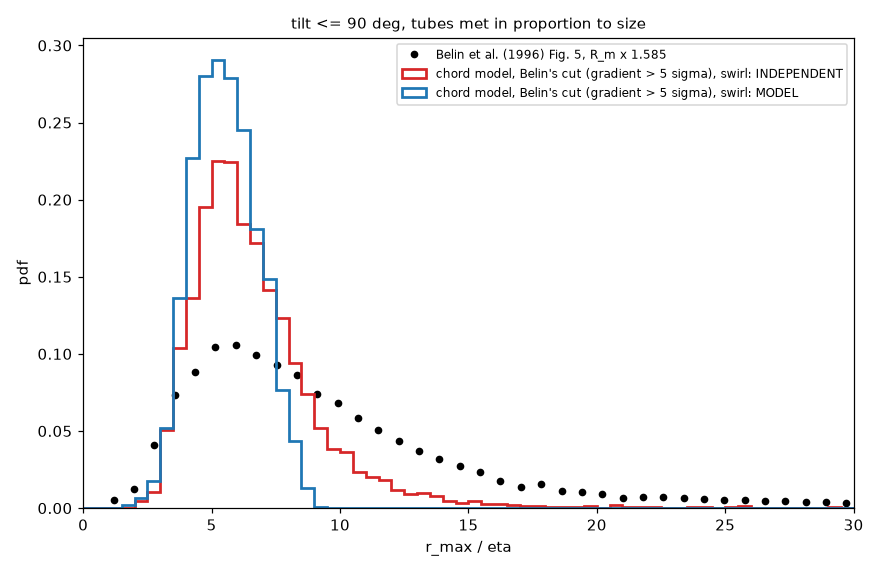

Source code (Python):
"""chord_belin_cut.py  v01  The radius pdf of Belin et al. (1996) from the chord model with Belin's own detection: the velocity increment over 2 eta in the extreme tails.

Belin (1996, Sect. 3, Fig. 1): the pdf of the velocity increments over r = 2 eta is, in the dissipative range, the pdf of the velocity gradient; the events kept are those in its
extreme tails, where the pdf (standard deviation 1) is below 1e-3: |gradient| >= 5 sigma (his Fig. 1 crosses 1e-3 at s = +-5); the tail area is 2.6e-3.  Here the gradient dS/ds of the
sensed signal is used directly (s = path length = int U dt), with sigma = sqrt(eps / 15 nu) = U_eta / (sqrt 15 eta) = 0.258 U_eta / eta, the longitudinal value.
The radius he reads is the spacing of the two extrema of the signal / 3.17 (the Gaussian width R); here the same spacing / 2 is drawn, which is r_max (his R x 1.585).

Model (chord_model.py geometry, chord_population.py population)
    tubes      radius r_max / eta and swirl U_max / U_eta from the Tanahashi (2001) pdfs (two lognormals each); swirl drawn independently of the radius ('INDEPENDENT'),
               or the same for every tube ('MODEL': 0.769 Re^(1/3), the best model).  The swirl scale is that of the best model at the Re_lambda of the experiment, U_max / U_eta = 0.769 Re_lambda^(1/3) (Belin Fig. 1: 659, so 6.7), the Tanahashi pdf giving only the shape.
               (A first version used the Re_lambda = 80 swirl for this Re_lambda = 659 record: no tube reached the cut.)
    crossings  impact parameter uniform in +-12 R (a tube of radius R is met in proportion to R unless --nobias), tilt up to --tilt degrees, rotation uniform.
    selection  an event is kept when max |dS/ds| >= 5 sigma_gradient.  The cut is absolute, so strong tubes pass more easily (the relative cut f of chord_tanahashi_belin.py
               has no such effect).
Usage: python chord_belin_cut.py [--events 200000] [--tilt 90] [--nobias]    writes chord_belin_cut.png

Versions  M01 m01.v01 (2026-11-12): first version.
          m01.v02 (2026-11-12): the cut is on the velocity gradient itself (5 sigma_gradient), not on an increment over a rounded number of grid steps; swirl at the Re_lambda of the record.
"""
import argparse
import math
import os
import sys

import matplotlib
matplotlib.use("Agg")
import matplotlib.pyplot as plt
import numpy as np

HERE = os.path.dirname(os.path.abspath(__file__))
sys.path.insert(0, HERE)
import chord_model as cm        # noqa: E402
import chord_population as cp   # noqa: E402
import fit_chord as fc          # noqa: E402

RATIO = cp.RATIO
SIGMA_GRADIENT = 1.0 / math.sqrt(15)                   # rms of the longitudinal velocity gradient, sqrt(eps / 15 nu) = U_eta / (sqrt 15 eta)
CUT_SIGMAS = 5.0
STEP = float(cm.S_GRID[1] - cm.S_GRID[0])


def kept_radii(case, n, tilt_deg, bias, seed, re_lambda, cut_sigmas=CUT_SIGMAS):
    """(apparent r_max / eta of the kept events, true r_max, true U of the kept events, fraction kept)."""
    cp.BIAS = bias
    rng = np.random.default_rng(seed)
    r, u, alpha, phi, b = cp.events(rng, n, case, math.radians(tilt_deg))
    if case != 'MODEL':                                                    # keep the shape of the Tanahashi swirl pdf, put its mean on the best model at this Re_lambda
        u = u * 0.769 * re_lambda ** (1 / 3) / cp.population(np.random.default_rng(seed + 11), 300000, case)[1].mean()
    else:
        u = np.full(len(r), 0.769 * re_lambda ** (1 / 3))
    width = r / RATIO                                                      # Gaussian width R of each tube, in eta
    threshold = cut_sigmas * SIGMA_GRADIENT                                # U_eta / eta
    kept, spacing = np.zeros(len(r), bool), np.zeros(len(r))
    chunk = 3000
    for start in range(0, len(r), chunk):
        sl = slice(start, start + chunk)
        S = cm.signal(alpha[sl], phi[sl], b[sl])
        scale = u[sl] / cp.GMAX
        gradient = np.max(np.abs(np.diff(S, axis=1)), axis=1) / STEP * scale / width[sl]     # largest |dS/ds| of the event, s in eta
        kept[sl] = gradient >= threshold
        spacing[sl] = np.abs(cm.S_GRID[np.argmax(S, axis=1)] - cm.S_GRID[np.argmin(S, axis=1)]) * width[sl]
    return spacing[kept] / 2, r[kept], u[kept], float(kept.mean())


def stats(x, bins):
    h, e = np.histogram(x, bins=bins, density=True)
    c = 0.5 * (e[1:] + e[:-1])
    return float(np.mean(x)), float(np.median(x)), float(c[np.argmax(h)])


def main():
    ap = argparse.ArgumentParser()
    ap.add_argument("--events", type=int, default=200000)
    ap.add_argument("--tilt", type=float, default=90.0)
    ap.add_argument("--nobias", action="store_true")
    ap.add_argument("--seed", type=int, default=2)
    ap.add_argument("--re", type=float, default=659.0, help="Re_lambda of the experiment (Belin Fig. 1: 659)")
    args = ap.parse_args()
    rm, p_belin = fc.load()
    bins = np.linspace(0, 30, 61)
    fig, ax = plt.subplots(figsize=(8, 5.2))
    ax.plot(RATIO * rm, p_belin / RATIO, "ko", ms=4, label="Belin et al. (1996) Fig. 5, R_m x 1.585")
    print("Belin Fig. 5 x 1.585 (R_m < 19):   mean %.2f  median %.2f  mode %.2f" % tuple(RATIO * v for v in (np.sum(rm * p_belin) / np.sum(p_belin), np.interp(0.5, np.cumsum(p_belin) / np.sum(p_belin), rm), rm[np.argmax(p_belin)])))
    for case, colour in (("INDEPENDENT", "tab:red"), ("MODEL", "tab:blue")):
        rad, rtrue, utrue, frac = kept_radii(case, args.events, args.tilt, not args.nobias, args.seed, args.re)
        inside = rad[rad < RATIO * 19.75]                                    # the range of Belin's figure
        m, md, mo = stats(inside, bins)
        print("%-12s kept %.3f%% of crossings (%d): apparent r_max mean %.2f median %.2f mode %.2f (below 19.75 R_m);  true of kept: r_max mean %.2f, U mean %.2f"
              % (case, 100 * frac, len(rad), m, md, mo, rtrue.mean(), utrue.mean()))
        ax.hist(inside, bins, density=True, histtype="step", color=colour, lw=1.8, label="chord model, Belin's cut (gradient > 5 sigma), swirl: " + case)
    ax.set_xlim(0, 30)
    ax.set_xlabel("r_max / eta")
    ax.set_ylabel("pdf")
    ax.set_title("tilt <= %g deg, tubes met %s" % (args.tilt, "equally" if args.nobias else "in proportion to size"), fontsize=10)
    ax.legend(fontsize=8)
    fig.tight_layout()
    fig.savefig(os.path.join(HERE, "chord_belin_cut.png"), dpi=110)


if __name__ == "__main__":
    main()
